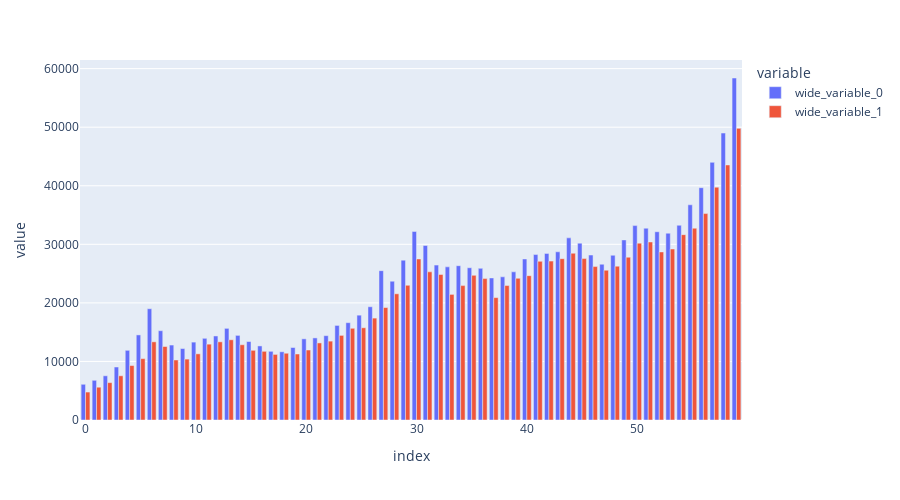

Write notebook code for a chart like this one.
### Code cell
fi = px.bar(y=[data.groupby('jym').max()['price'], data.groupby('jym').min()['price']], barmode='group')
fi.update_layout(width=900, height=500, yaxis={'tickformat':'d'})

### Figure 1 — Plotly figure (JSON) as saved in the notebook; plotly's stock layout.template omitted (floating-point values rounded to 4 significant figures)
{"data": [{"alignmentgroup": "True", "hovertemplate": "variable=wide_variable_0<br>index=%{x}<br>value=%{y}<extra></extra>", "legendgroup": "wide_variable_0", "marker": {"color": "#636efa", "pattern": {"shape": ""}}, "name": "wide_variable_0", "offsetgroup": "wide_variable_0", "orientation": "v", "showlegend": true, "textposition": "auto", "x": [0, 1, 2, 3, 4, 5, 6, 7, 8, 9, 10, 11, 12, 13, 14, 15, 16, 17, 18, 19, 20, 21, 22, 23, 24, 25, 26, 27, 28, 29, 30, 31, 32, 33, 34, 35, 36, 37, 38, 39, 40, 41, 42, 43, 44, 45, 46, 47, 48, 49, 50, 51, 52, 53, 54, 55, 56, 57, 58, 59], "xaxis": "x", "y": [6100, 6780, 7550, 9050, 11900, 14530, 19000, 15250, 12800, 12200, 13300, 13950, 14350, 15650, 14450, 13400, 12650, 11730, 11650, 12380, 13860, 14020, 14400, 16150, 16620, 17900, 19340, 25500, 23700, 27300, 32200, 29800, 26450, 26150, 26350, 26000, 25900, 24260, 24450, 25300, 27500, 28250, 28450, 28720, 31100, 30200, 28170, 26600, 28130, 30750, 33200, 32750, 32150, 31900, 33250, 36750, 39670, 44000, 49000, 58400], "yaxis": "y", "type": "bar"}, {"alignmentgroup": "True", "hovertemplate": "variable=wide_variable_1<br>index=%{x}<br>value=%{y}<extra></extra>", "legendgroup": "wide_variable_1", "marker": {"color": "#EF553B", "pattern": {"shape": ""}}, "name": "wide_variable_1", "offsetgroup": "wide_variable_1", "orientation": "v", "showlegend": true, "textposition": "auto", "x": [0, 1, 2, 3, 4, 5, 6, 7, 8, 9, 10, 11, 12, 13, 14, 15, 16, 17, 18, 19, 20, 21, 22, 23, 24, 25, 26, 27, 28, 29, 30, 31, 32, 33, 34, 35, 36, 37, 38, 39, 40, 41, 42, 43, 44, 45, 46, 47, 48, 49, 50, 51, 52, 53, 54, 55, 56, 57, 58, 59], "xaxis": "x", "y": [4773, 5600, 6380, 7550, 9300, 10480, 13350, 12550, 10250, 10400, 11300, 12950, 13350, 13700, 12850, 11900, 11730, 11200, 11400, 11270, 11950, 13160, 13470, 14450, 15660, 15750, 17400, 19200, 21550, 23000, 27500, 25300, 24850, 21450, 22950, 24700, 24150, 20900, 22960, 24200, 24650, 27100, 27130, 27550, 28480, 27570, 26200, 25580, 26270, 27800, 30200, 30400, 28700, 29200, 31650, 32750, 35250, 39760, 43550, 49800], "yaxis": "y", "type": "bar"}], "layout": {"xaxis": {"anchor": "y", "domain": [0.0, 1.0], "title": {"text": "index"}}, "yaxis": {"anchor": "x", "domain": [0.0, 1.0], "title": {"text": "value"}, "tickformat": "d"}, "legend": {"title": {"text": "variable"}, "tracegroupgap": 0}, "margin": {"t": 60}, "barmode": "group", "width": 900, "height": 500}}
